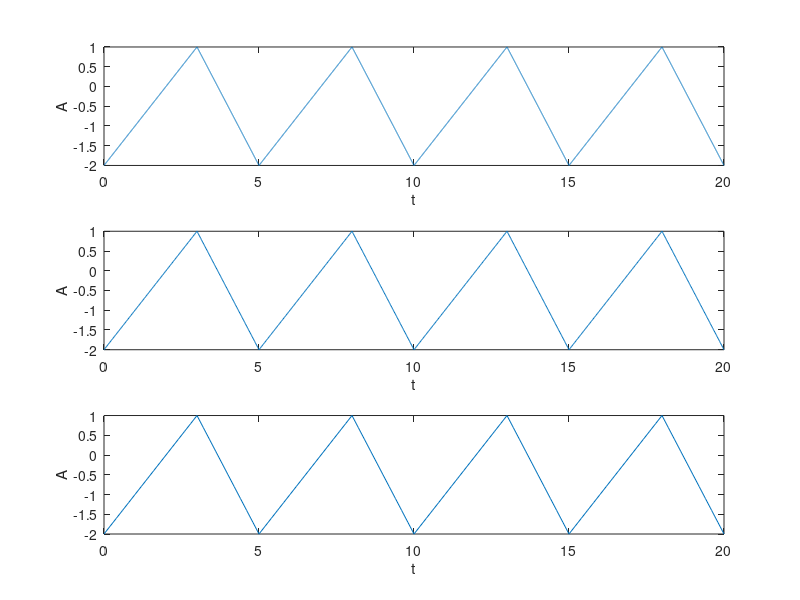

Here is the MATLAB script that generated this plot:
T = 20;
T0 = 5;
F0 = 1 / T0;

%rezolutiile temporale
t1 = 0:0.002:20;
t2 = 0:0.02:20;
t3 = 0:0.2:20;

% generarea semnalelor
y1 = 1.5 * sawtooth(2 * pi * F0 * t1,0.6) - 0.5;
y2 = 1.5 * sawtooth(2 * pi * F0 * t2,0.6) - 0.5;
y3 = 1.5 * sawtooth(2 * pi * F0 * t3,0.6) - 0.5;

% afisare semnale
figure(1);
    subplot(3,1,1);
        plot(t1,y1),ylabel('A'), xlabel('t');
    subplot(3,1,2);
        plot(t2,y2),ylabel('A'), xlabel('t');
    subplot(3,1,3);
        plot(t3,y3),ylabel('A'), xlabel('t');